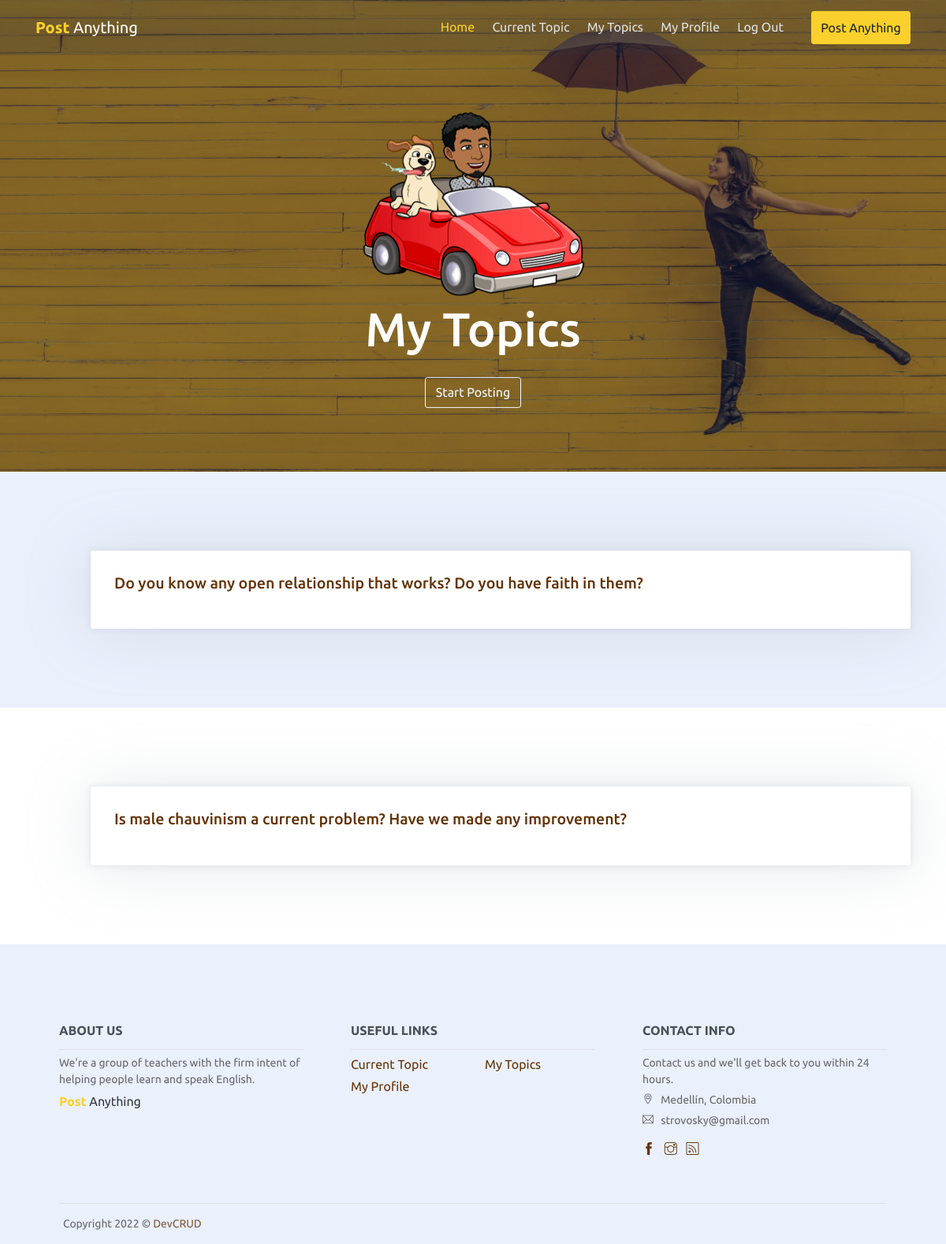
Page /my-read-topics/1/ (signed in) on the committed database.
### users/models.py (models this page shows, shortened)
class Profile(Model):
    user = OneToOneField(to=User, on_delete=CASCADE)
    profile_pic = ImageField(default='default_pic.png', upload_to='profile_pics/')
    about_me = CharField(max_length=200, blank=True, null=True)
    topics_read = ManyToManyField(to=Topics, default=None, blank=True)
    started_reading = DateField(default=None, null=True, blank=True)

### blog/models.py (models this page shows, shortened)
class Topics(Model):
    content = CharField(max_length=250)
    num_likes = IntegerField(default=0)

### blog/views.py (the view)
# urls.py: path("my-read-topics/<int:user_id>/", view=views.my_read_topics, name="my_read_topics")
@login_required(login_url="/login/")
def my_read_topics(request, user_id):
    user = User.objects.get(id=user_id)
    return render(request, "blog/my_topics.html", {"topics":user.profile.topics_read.all()})

### blog/templates/blog/my_topics.html (shortened to what this page needs)
{% extends "blog/base.html" %}
{% block main %}
    <header id="home" class="header">
        <div class="header-content">
            <img src="{{user.profile.profile_pic.url}}" alt="{{user.username}}">
            <h6>My Topics</h6>
            <a class="btn btn-outline-light" href="{% url 'blog:topic_detail' user.profile.topics_read.count user.id %}">Start Posting</a>
        </div>
    </header>
{% for topic in topics %}
    <section id="about">
        <div class="container">
            <div class="about-wrapper">
                <div class="content">
                    <div class="row">
                        <div class="col">
                            <a href="{% url 'blog:topic_detail' topic.pk user.id %}"><h5 class="title mb-3">{{topic.content}}</h5></a>
                        </div>
                    </div>
                </div>
            </div>
        </div>
    </section>
{% endfor %}
{% endblock main %}

### rows in the picture
Topics: content "Do you know any open relationship that works? Do you have faith in them?"
Topics: content "Is male chauvinism a current problem? Have we made any improvement?"
